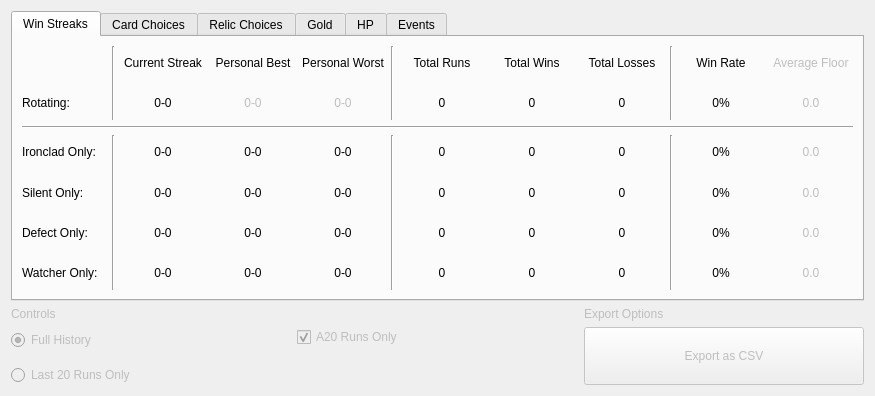
<?xml version="1.0" encoding="UTF-8"?>
<ui version="4.0">
 <class>StatisticsWindow</class>
 <widget class="QWidget" name="StatisticsWindow">
  <property name="geometry">
   <rect>
    <x>0</x>
    <y>0</y>
    <width>875</width>
    <height>396</height>
   </rect>
  </property>
  <property name="windowTitle">
   <string>Statistics</string>
  </property>
  <property name="windowIcon">
   <iconset resource="../../resources/resources.qrc">
    <normaloff>:/logo/logo32.png</normaloff>:/logo/logo32.png</iconset>
  </property>
  <layout class="QGridLayout" name="gridLayout">
   <item row="0" column="0">
    <layout class="QGridLayout" name="gridLayout_3">
     <item row="2" column="2" rowspan="4">
      <widget class="QPushButton" name="pushButton_4">
       <property name="enabled">
        <bool>false</bool>
       </property>
       <property name="sizePolicy">
        <sizepolicy hsizetype="Minimum" vsizetype="Expanding">
         <horstretch>0</horstretch>
         <verstretch>0</verstretch>
        </sizepolicy>
       </property>
       <property name="text">
        <string>Export as CSV</string>
       </property>
      </widget>
     </item>
     <item row="2" column="0" rowspan="2">
      <widget class="QRadioButton" name="radioButton_2">
       <property name="enabled">
        <bool>false</bool>
       </property>
       <property name="text">
        <string>Full History</string>
       </property>
       <property name="checked">
        <bool>true</bool>
       </property>
      </widget>
     </item>
     <item row="1" column="2">
      <widget class="QLabel" name="label_49">
       <property name="enabled">
        <bool>false</bool>
       </property>
       <property name="text">
        <string>Export Options</string>
       </property>
      </widget>
     </item>
     <item row="2" column="1">
      <widget class="QCheckBox" name="checkBox">
       <property name="enabled">
        <bool>false</bool>
       </property>
       <property name="text">
        <string>A20 Runs Only</string>
       </property>
       <property name="checked">
        <bool>true</bool>
       </property>
      </widget>
     </item>
     <item row="1" column="0">
      <widget class="QLabel" name="label_48">
       <property name="enabled">
        <bool>false</bool>
       </property>
       <property name="text">
        <string>Controls</string>
       </property>
      </widget>
     </item>
     <item row="5" column="0">
      <widget class="QRadioButton" name="radioButton_3">
       <property name="enabled">
        <bool>false</bool>
       </property>
       <property name="text">
        <string>Last 20 Runs Only</string>
       </property>
       <property name="checked">
        <bool>false</bool>
       </property>
      </widget>
     </item>
     <item row="0" column="0" colspan="3">
      <widget class="QTabWidget" name="tabWidget">
       <property name="enabled">
        <bool>true</bool>
       </property>
       <property name="currentIndex">
        <number>0</number>
       </property>
       <widget class="QWidget" name="tab">
        <attribute name="title">
         <string>Win Streaks</string>
        </attribute>
        <layout class="QGridLayout" name="gridLayout_2">
         <item row="5" column="8">
          <widget class="QLabel" name="label_defect_total_loss">
           <property name="text">
            <string>0</string>
           </property>
           <property name="alignment">
            <set>Qt::AlignCenter</set>
           </property>
          </widget>
         </item>
         <item row="0" column="10">
          <widget class="QLabel" name="label_36">
           <property name="text">
            <string>Win Rate</string>
           </property>
           <property name="alignment">
            <set>Qt::AlignCenter</set>
           </property>
          </widget>
         </item>
         <item row="1" column="7">
          <widget class="QLabel" name="label_rot_total_win">
           <property name="text">
            <string>0</string>
           </property>
           <property name="alignment">
            <set>Qt::AlignCenter</set>
           </property>
          </widget>
         </item>
         <item row="6" column="11">
          <widget class="QLabel" name="label_47">
           <property name="enabled">
            <bool>false</bool>
           </property>
           <property name="text">
            <string>0.0</string>
           </property>
           <property name="alignment">
            <set>Qt::AlignCenter</set>
           </property>
          </widget>
         </item>
         <item row="5" column="7">
          <widget class="QLabel" name="label_defect_total_win">
           <property name="text">
            <string>0</string>
           </property>
           <property name="alignment">
            <set>Qt::AlignCenter</set>
           </property>
          </widget>
         </item>
         <item row="5" column="10">
          <widget class="QLabel" name="label_defect_wr">
           <property name="text">
            <string>0%</string>
           </property>
           <property name="alignment">
            <set>Qt::AlignCenter</set>
           </property>
          </widget>
         </item>
         <item row="6" column="2">
          <widget class="QLabel" name="label_watcher_curr">
           <property name="text">
            <string>0-0</string>
           </property>
           <property name="alignment">
            <set>Qt::AlignCenter</set>
           </property>
          </widget>
         </item>
         <item row="3" column="10">
          <widget class="QLabel" name="label_ironclad_wr">
           <property name="text">
            <string>0%</string>
           </property>
           <property name="alignment">
            <set>Qt::AlignCenter</set>
           </property>
          </widget>
         </item>
         <item row="5" column="2">
          <widget class="QLabel" name="label_defect_curr">
           <property name="text">
            <string>0-0</string>
           </property>
           <property name="alignment">
            <set>Qt::AlignCenter</set>
           </property>
          </widget>
         </item>
         <item row="4" column="10">
          <widget class="QLabel" name="label_silent_wr">
           <property name="text">
            <string>0%</string>
           </property>
           <property name="alignment">
            <set>Qt::AlignCenter</set>
           </property>
          </widget>
         </item>
         <item row="4" column="2">
          <widget class="QLabel" name="label_silent_curr">
           <property name="text">
            <string>0-0</string>
           </property>
           <property name="alignment">
            <set>Qt::AlignCenter</set>
           </property>
          </widget>
         </item>
         <item row="5" column="3">
          <widget class="QLabel" name="label_defect_best_win">
           <property name="text">
            <string>0-0</string>
           </property>
           <property name="alignment">
            <set>Qt::AlignCenter</set>
           </property>
          </widget>
         </item>
         <item row="5" column="0">
          <widget class="QLabel" name="label_4">
           <property name="text">
            <string>Defect Only:</string>
           </property>
          </widget>
         </item>
         <item row="6" column="0">
          <widget class="QLabel" name="label_5">
           <property name="text">
            <string>Watcher Only:</string>
           </property>
          </widget>
         </item>
         <item row="6" column="6">
          <widget class="QLabel" name="label_watcher_total">
           <property name="text">
            <string>0</string>
           </property>
           <property name="alignment">
            <set>Qt::AlignCenter</set>
           </property>
          </widget>
         </item>
         <item row="1" column="8">
          <widget class="QLabel" name="label_rot_total_loss">
           <property name="text">
            <string>0</string>
           </property>
           <property name="alignment">
            <set>Qt::AlignCenter</set>
           </property>
          </widget>
         </item>
         <item row="0" column="5" rowspan="2">
          <widget class="Line" name="line_5">
           <property name="orientation">
            <enum>Qt::Vertical</enum>
           </property>
          </widget>
         </item>
         <item row="2" column="0" colspan="12">
          <widget class="Line" name="line">
           <property name="orientation">
            <enum>Qt::Horizontal</enum>
           </property>
          </widget>
         </item>
         <item row="3" column="3">
          <widget class="QLabel" name="label_ironclad_best_win">
           <property name="text">
            <string>0-0</string>
           </property>
           <property name="alignment">
            <set>Qt::AlignCenter</set>
           </property>
          </widget>
         </item>
         <item row="0" column="2">
          <widget class="QLabel" name="label_7">
           <property name="text">
            <string>Current Streak</string>
           </property>
           <property name="alignment">
            <set>Qt::AlignCenter</set>
           </property>
          </widget>
         </item>
         <item row="4" column="11">
          <widget class="QLabel" name="label_45">
           <property name="enabled">
            <bool>false</bool>
           </property>
           <property name="text">
            <string>0.0</string>
           </property>
           <property name="alignment">
            <set>Qt::AlignCenter</set>
           </property>
          </widget>
         </item>
         <item row="4" column="7">
          <widget class="QLabel" name="label_silent_total_win">
           <property name="text">
            <string>0</string>
           </property>
           <property name="alignment">
            <set>Qt::AlignCenter</set>
           </property>
          </widget>
         </item>
         <item row="3" column="0">
          <widget class="QLabel" name="label_2">
           <property name="text">
            <string>Ironclad Only:</string>
           </property>
          </widget>
         </item>
         <item row="3" column="1" rowspan="4">
          <widget class="Line" name="line_2">
           <property name="orientation">
            <enum>Qt::Vertical</enum>
           </property>
          </widget>
         </item>
         <item row="4" column="8">
          <widget class="QLabel" name="label_silent_total_loss">
           <property name="text">
            <string>0</string>
           </property>
           <property name="alignment">
            <set>Qt::AlignCenter</set>
           </property>
          </widget>
         </item>
         <item row="3" column="11">
          <widget class="QLabel" name="label_44">
           <property name="enabled">
            <bool>false</bool>
           </property>
           <property name="text">
            <string>0.0</string>
           </property>
           <property name="alignment">
            <set>Qt::AlignCenter</set>
           </property>
          </widget>
         </item>
         <item row="1" column="3">
          <widget class="QLabel" name="label_rot_best_win">
           <property name="enabled">
            <bool>false</bool>
           </property>
           <property name="text">
            <string>0-0</string>
           </property>
           <property name="alignment">
            <set>Qt::AlignCenter</set>
           </property>
          </widget>
         </item>
         <item row="6" column="3">
          <widget class="QLabel" name="label_watcher_best_win">
           <property name="text">
            <string>0-0</string>
           </property>
           <property name="alignment">
            <set>Qt::AlignCenter</set>
           </property>
          </widget>
         </item>
         <item row="0" column="6">
          <widget class="QLabel" name="label_18">
           <property name="text">
            <string>Total Runs</string>
           </property>
           <property name="alignment">
            <set>Qt::AlignCenter</set>
           </property>
          </widget>
         </item>
         <item row="4" column="3">
          <widget class="QLabel" name="label_silent_best_win">
           <property name="text">
            <string>0-0</string>
           </property>
           <property name="alignment">
            <set>Qt::AlignCenter</set>
           </property>
          </widget>
         </item>
         <item row="0" column="3">
          <widget class="QLabel" name="label_6">
           <property name="text">
            <string>Personal Best</string>
           </property>
           <property name="alignment">
            <set>Qt::AlignCenter</set>
           </property>
          </widget>
         </item>
         <item row="5" column="11">
          <widget class="QLabel" name="label_46">
           <property name="enabled">
            <bool>false</bool>
           </property>
           <property name="text">
            <string>0.0</string>
           </property>
           <property name="alignment">
            <set>Qt::AlignCenter</set>
           </property>
          </widget>
         </item>
         <item row="6" column="7">
          <widget class="QLabel" name="label_watcher_total_win">
           <property name="text">
            <string>0</string>
           </property>
           <property name="alignment">
            <set>Qt::AlignCenter</set>
           </property>
          </widget>
         </item>
         <item row="0" column="7">
          <widget class="QLabel" name="label_24">
           <property name="text">
            <string>Total Wins</string>
           </property>
           <property name="alignment">
            <set>Qt::AlignCenter</set>
           </property>
          </widget>
         </item>
         <item row="1" column="6">
          <widget class="QLabel" name="label_rot_total">
           <property name="text">
            <string>0</string>
           </property>
           <property name="alignment">
            <set>Qt::AlignCenter</set>
           </property>
          </widget>
         </item>
         <item row="3" column="6">
          <widget class="QLabel" name="label_ironclad_total">
           <property name="text">
            <string>0</string>
           </property>
           <property name="alignment">
            <set>Qt::AlignCenter</set>
           </property>
          </widget>
         </item>
         <item row="0" column="8">
          <widget class="QLabel" name="label_25">
           <property name="text">
            <string>Total Losses</string>
           </property>
           <property name="alignment">
            <set>Qt::AlignCenter</set>
           </property>
          </widget>
         </item>
         <item row="3" column="7">
          <widget class="QLabel" name="label_ironclad_total_win">
           <property name="text">
            <string>0</string>
           </property>
           <property name="alignment">
            <set>Qt::AlignCenter</set>
           </property>
          </widget>
         </item>
         <item row="3" column="2">
          <widget class="QLabel" name="label_ironclad_curr">
           <property name="text">
            <string>0-0</string>
           </property>
           <property name="alignment">
            <set>Qt::AlignCenter</set>
           </property>
          </widget>
         </item>
         <item row="6" column="10">
          <widget class="QLabel" name="label_watcher_wr">
           <property name="text">
            <string>0%</string>
           </property>
           <property name="alignment">
            <set>Qt::AlignCenter</set>
           </property>
          </widget>
         </item>
         <item row="6" column="8">
          <widget class="QLabel" name="label_watcher_total_loss">
           <property name="text">
            <string>0</string>
           </property>
           <property name="alignment">
            <set>Qt::AlignCenter</set>
           </property>
          </widget>
         </item>
         <item row="4" column="0">
          <widget class="QLabel" name="label_3">
           <property name="text">
            <string>Silent Only:</string>
           </property>
          </widget>
         </item>
         <item row="3" column="8">
          <widget class="QLabel" name="label_ironclad_total_loss">
           <property name="text">
            <string>0</string>
           </property>
           <property name="alignment">
            <set>Qt::AlignCenter</set>
           </property>
          </widget>
         </item>
         <item row="5" column="6">
          <widget class="QLabel" name="label_defect_total">
           <property name="text">
            <string>0</string>
           </property>
           <property name="alignment">
            <set>Qt::AlignCenter</set>
           </property>
          </widget>
         </item>
         <item row="3" column="9" rowspan="4">
          <widget class="Line" name="line_7">
           <property name="orientation">
            <enum>Qt::Vertical</enum>
           </property>
          </widget>
         </item>
         <item row="1" column="0">
          <widget class="QLabel" name="label">
           <property name="text">
            <string>Rotating:</string>
           </property>
          </widget>
         </item>
         <item row="0" column="9" rowspan="2">
          <widget class="Line" name="line_6">
           <property name="orientation">
            <enum>Qt::Vertical</enum>
           </property>
          </widget>
         </item>
         <item row="1" column="10">
          <widget class="QLabel" name="label_rot_wr">
           <property name="text">
            <string>0%</string>
           </property>
           <property name="alignment">
            <set>Qt::AlignCenter</set>
           </property>
          </widget>
         </item>
         <item row="4" column="6">
          <widget class="QLabel" name="label_silent_total">
           <property name="text">
            <string>0</string>
           </property>
           <property name="alignment">
            <set>Qt::AlignCenter</set>
           </property>
          </widget>
         </item>
         <item row="0" column="1" rowspan="2">
          <widget class="Line" name="line_3">
           <property name="orientation">
            <enum>Qt::Vertical</enum>
           </property>
          </widget>
         </item>
         <item row="0" column="11">
          <widget class="QLabel" name="label_42">
           <property name="enabled">
            <bool>false</bool>
           </property>
           <property name="text">
            <string>Average Floor</string>
           </property>
           <property name="alignment">
            <set>Qt::AlignCenter</set>
           </property>
          </widget>
         </item>
         <item row="3" column="5" rowspan="4">
          <widget class="Line" name="line_4">
           <property name="orientation">
            <enum>Qt::Vertical</enum>
           </property>
          </widget>
         </item>
         <item row="1" column="11">
          <widget class="QLabel" name="label_43">
           <property name="enabled">
            <bool>false</bool>
           </property>
           <property name="text">
            <string>0.0</string>
           </property>
           <property name="alignment">
            <set>Qt::AlignCenter</set>
           </property>
          </widget>
         </item>
         <item row="1" column="2">
          <widget class="QLabel" name="label_rot_curr">
           <property name="text">
            <string>0-0</string>
           </property>
           <property name="alignment">
            <set>Qt::AlignCenter</set>
           </property>
          </widget>
         </item>
         <item row="0" column="4">
          <widget class="QLabel" name="label_8">
           <property name="text">
            <string>Personal Worst</string>
           </property>
           <property name="alignment">
            <set>Qt::AlignCenter</set>
           </property>
          </widget>
         </item>
         <item row="1" column="4">
          <widget class="QLabel" name="label_rot_best_loss">
           <property name="enabled">
            <bool>false</bool>
           </property>
           <property name="text">
            <string>0-0</string>
           </property>
           <property name="alignment">
            <set>Qt::AlignCenter</set>
           </property>
          </widget>
         </item>
         <item row="3" column="4">
          <widget class="QLabel" name="label_ironclad_best_loss">
           <property name="text">
            <string>0-0</string>
           </property>
           <property name="alignment">
            <set>Qt::AlignCenter</set>
           </property>
          </widget>
         </item>
         <item row="4" column="4">
          <widget class="QLabel" name="label_silent_best_loss">
           <property name="text">
            <string>0-0</string>
           </property>
           <property name="alignment">
            <set>Qt::AlignCenter</set>
           </property>
          </widget>
         </item>
         <item row="5" column="4">
          <widget class="QLabel" name="label_defect_best_loss">
           <property name="text">
            <string>0-0</string>
           </property>
           <property name="alignment">
            <set>Qt::AlignCenter</set>
           </property>
          </widget>
         </item>
         <item row="6" column="4">
          <widget class="QLabel" name="label_watcher_best_loss">
           <property name="text">
            <string>0-0</string>
           </property>
           <property name="alignment">
            <set>Qt::AlignCenter</set>
           </property>
          </widget>
         </item>
        </layout>
       </widget>
       <widget class="QWidget" name="tab_2">
        <property name="enabled">
         <bool>true</bool>
        </property>
        <attribute name="title">
         <string>Card Choices</string>
        </attribute>
        <layout class="QGridLayout" name="gridLayout_4">
         <item row="0" column="0">
          <widget class="QLabel" name="label_50">
           <property name="enabled">
            <bool>false</bool>
           </property>
           <property name="text">
            <string>TODO</string>
           </property>
          </widget>
         </item>
         <item row="1" column="0">
          <spacer name="verticalSpacer">
           <property name="orientation">
            <enum>Qt::Vertical</enum>
           </property>
           <property name="sizeHint" stdset="0">
            <size>
             <width>20</width>
             <height>40</height>
            </size>
           </property>
          </spacer>
         </item>
        </layout>
       </widget>
       <widget class="QWidget" name="tab_3">
        <property name="enabled">
         <bool>true</bool>
        </property>
        <attribute name="title">
         <string>Relic Choices</string>
        </attribute>
        <layout class="QGridLayout" name="gridLayout_5">
         <item row="0" column="0">
          <widget class="QLabel" name="label_51">
           <property name="enabled">
            <bool>false</bool>
           </property>
           <property name="text">
            <string>TODO</string>
           </property>
          </widget>
         </item>
         <item row="1" column="0">
          <spacer name="verticalSpacer_2">
           <property name="orientation">
            <enum>Qt::Vertical</enum>
           </property>
           <property name="sizeHint" stdset="0">
            <size>
             <width>20</width>
             <height>40</height>
            </size>
           </property>
          </spacer>
         </item>
        </layout>
       </widget>
       <widget class="QWidget" name="tab_4">
        <attribute name="title">
         <string>Gold</string>
        </attribute>
        <layout class="QGridLayout" name="gridLayout_8">
         <item row="1" column="0">
          <spacer name="verticalSpacer_3">
           <property name="orientation">
            <enum>Qt::Vertical</enum>
           </property>
           <property name="sizeHint" stdset="0">
            <size>
             <width>20</width>
             <height>225</height>
            </size>
           </property>
          </spacer>
         </item>
         <item row="0" column="0">
          <widget class="QLabel" name="label_52">
           <property name="enabled">
            <bool>false</bool>
           </property>
           <property name="text">
            <string>TODO</string>
           </property>
          </widget>
         </item>
        </layout>
       </widget>
       <widget class="QWidget" name="tab_5">
        <attribute name="title">
         <string>HP</string>
        </attribute>
        <layout class="QGridLayout" name="gridLayout_6">
         <item row="0" column="0">
          <widget class="QLabel" name="label_53">
           <property name="enabled">
            <bool>false</bool>
           </property>
           <property name="text">
            <string>TODO</string>
           </property>
          </widget>
         </item>
         <item row="1" column="0">
          <spacer name="verticalSpacer_4">
           <property name="orientation">
            <enum>Qt::Vertical</enum>
           </property>
           <property name="sizeHint" stdset="0">
            <size>
             <width>20</width>
             <height>225</height>
            </size>
           </property>
          </spacer>
         </item>
        </layout>
       </widget>
       <widget class="QWidget" name="tab_6">
        <attribute name="title">
         <string>Events</string>
        </attribute>
        <layout class="QGridLayout" name="gridLayout_7">
         <item row="0" column="0">
          <widget class="QLabel" name="label_54">
           <property name="enabled">
            <bool>false</bool>
           </property>
           <property name="text">
            <string>TODO</string>
           </property>
          </widget>
         </item>
         <item row="1" column="0">
          <spacer name="verticalSpacer_5">
           <property name="orientation">
            <enum>Qt::Vertical</enum>
           </property>
           <property name="sizeHint" stdset="0">
            <size>
             <width>20</width>
             <height>225</height>
            </size>
           </property>
          </spacer>
         </item>
        </layout>
       </widget>
      </widget>
     </item>
    </layout>
   </item>
  </layout>
 </widget>
 <resources>
  <include location="../../resources/resources.qrc"/>
 </resources>
 <connections/>
</ui>
